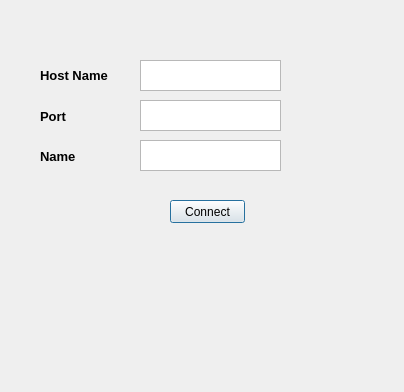
<?xml version="1.0" encoding="UTF-8"?>
<ui version="4.0">
 <class>Dialog</class>
 <widget class="QDialog" name="Dialog">
  <property name="geometry">
   <rect>
    <x>0</x>
    <y>0</y>
    <width>404</width>
    <height>392</height>
   </rect>
  </property>
  <property name="minimumSize">
   <size>
    <width>404</width>
    <height>392</height>
   </size>
  </property>
  <property name="windowTitle">
   <string>Dialog</string>
  </property>
  <widget class="QLabel" name="label">
   <property name="geometry">
    <rect>
     <x>40</x>
     <y>60</y>
     <width>81</width>
     <height>31</height>
    </rect>
   </property>
   <property name="font">
    <font>
     <pointsize>10</pointsize>
     <weight>75</weight>
     <bold>true</bold>
    </font>
   </property>
   <property name="text">
    <string>Host Name</string>
   </property>
  </widget>
  <widget class="QLabel" name="label_2">
   <property name="geometry">
    <rect>
     <x>40</x>
     <y>150</y>
     <width>47</width>
     <height>13</height>
    </rect>
   </property>
   <property name="font">
    <font>
     <pointsize>10</pointsize>
     <weight>75</weight>
     <bold>true</bold>
    </font>
   </property>
   <property name="text">
    <string>Name</string>
   </property>
  </widget>
  <widget class="QLabel" name="label_3">
   <property name="geometry">
    <rect>
     <x>40</x>
     <y>110</y>
     <width>47</width>
     <height>13</height>
    </rect>
   </property>
   <property name="font">
    <font>
     <pointsize>10</pointsize>
     <weight>75</weight>
     <bold>true</bold>
    </font>
   </property>
   <property name="text">
    <string>Port</string>
   </property>
  </widget>
  <widget class="QTextEdit" name="hostTextBox">
   <property name="geometry">
    <rect>
     <x>140</x>
     <y>60</y>
     <width>141</width>
     <height>31</height>
    </rect>
   </property>
  </widget>
  <widget class="QTextEdit" name="PostTextBox">
   <property name="geometry">
    <rect>
     <x>140</x>
     <y>100</y>
     <width>141</width>
     <height>31</height>
    </rect>
   </property>
  </widget>
  <widget class="QTextEdit" name="NameTextBox">
   <property name="geometry">
    <rect>
     <x>140</x>
     <y>140</y>
     <width>141</width>
     <height>31</height>
    </rect>
   </property>
  </widget>
  <widget class="QPushButton" name="connectButton">
   <property name="geometry">
    <rect>
     <x>170</x>
     <y>200</y>
     <width>75</width>
     <height>23</height>
    </rect>
   </property>
   <property name="text">
    <string>Connect</string>
   </property>
  </widget>
 </widget>
 <resources/>
 <connections/>
</ui>
